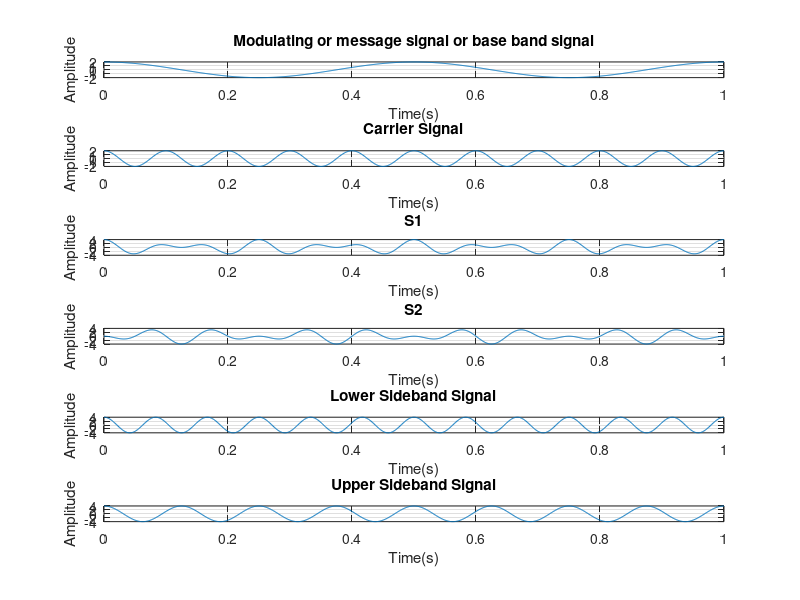

Reproduce this figure in MATLAB. (Note: this script raises an error after producing the figure.)
t = 0:0.001:1;
am = 2; % amplitude of message signal
ac = 2; % amplitude of carrier signal

% Message Signal
fm = 2; % frequency 
x = am*cos(2*pi*fm*t);
subplot(6,1,1);
plot(t,x);
xlabel('Time(s)');
ylabel('Amplitude');
title('Modulating or message signal or base band signal');
grid on;

% Carrier Signal
fc = 10;
y = ac*cos(2*pi*fc*t);
subplot(6,1,2);
plot(t,y);
xlabel('Time(s)');
ylabel('Amplitude');
title('Carrier Signal');
grid on;

% The output of upper product modulator 
s1 = (am*ac)/2*(cos(2*pi*(fc+fm)*t)+cos(2*pi*(fc-fm)*t));
subplot(6,1,3);
plot(t,s1);
xlabel('Time(s)');
ylabel('Amplitude');
title('S1');
grid on;

% output of lower product modulator
s2 = (am*ac)/2*(cos(2*pi*(fc+fm)*t)-cos(2*pi*(fc-fm)*t));
subplot(6,1,4);
plot(t,s2);
xlabel('Time(s)');
ylabel('Amplitude');
title('S2');
grid on;

% SSBSC modulated wave s(t) having a lower sideband.
lsb = s1+s2;
subplot(6,1,5);
plot(t,lsb);
xlabel('Time(s)');
ylabel('Amplitude');
title('Lower Sideband Signal');
grid on;

% SSBSC modulated wave s(t) having a upper sideband.
usb = s1-s2;
subplot(6,1,6);
plot(t,usb);
xlabel('Time(s)');
ylabel('Amplitude');
title('Upper Sideband Signal');
grid on;
















% Misc. Watermark
annotation('textbox', 'String', '20240802543', 'FontSize', 30, 'Color', [0.5, 0.5, 0.5],'EdgeColor', 'none', 'HorizontalAlignment', 'center', 'Rotation', 45);
